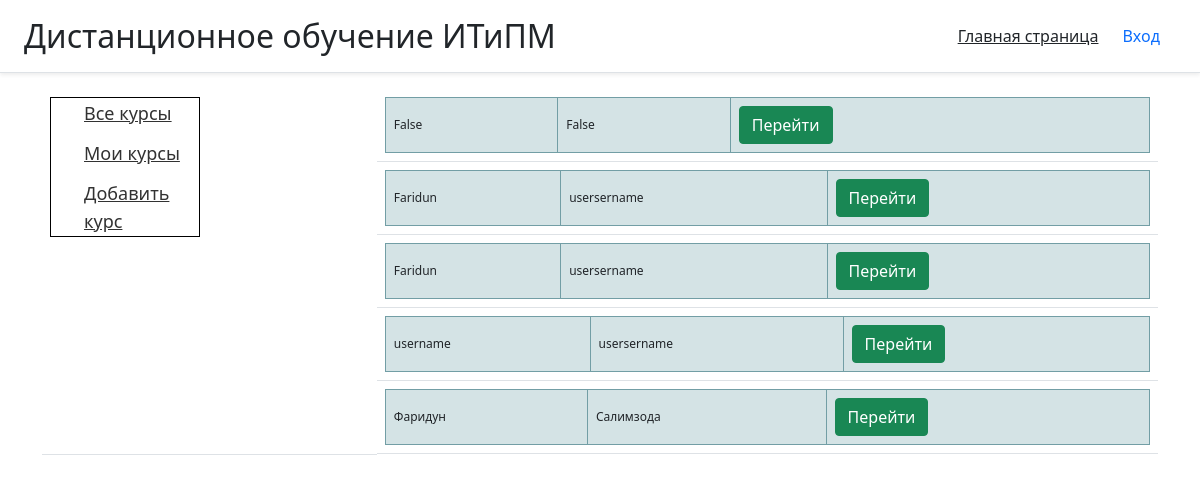
/user/, run on an earlier commit of the app's database.
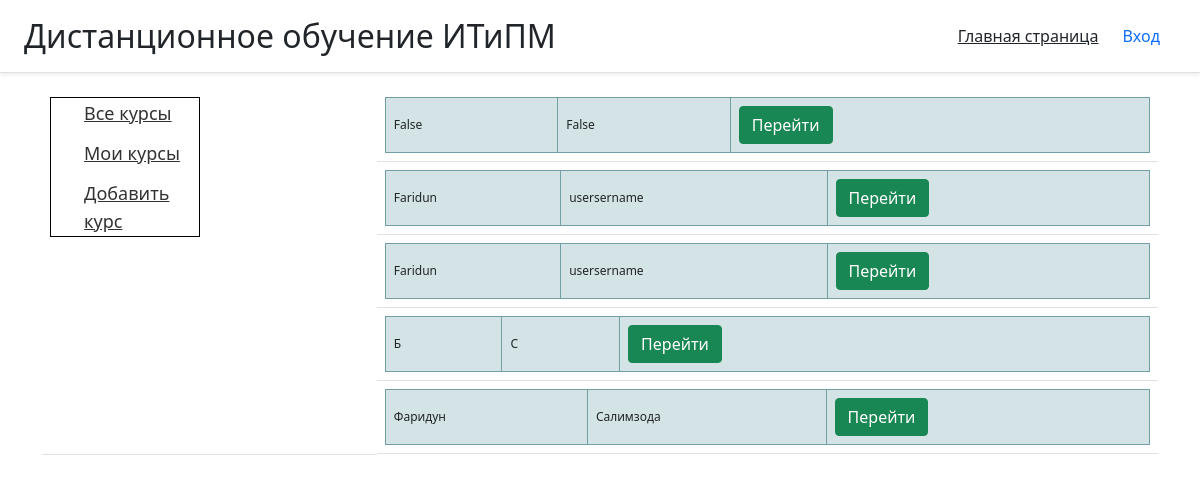
And on a later commit of the database.
### users/models.py (models this page shows, shortened)
class user(AbstractBaseUser, PermissionsMixin):
    email = models.EmailField(
        verbose_name= 'E-mail',
        max_length= 255,
        unique=True
    )
    is_active = models.BooleanField('Активированная', default=True)
    is_admin = models.BooleanField('Администратор',default=False)
    is_teacher = models.BooleanField('Преподаватель',default=False)
    is_students = models.BooleanField('Студент',default=True)
    name = models.TextField('Имя',max_length=255, default='')
    last_name = models.TextField('Фамилия',max_length=255, default=' ')
    patronymic = models.TextField('Отчество',max_length=255, default='', blank=True)
    students_groups = models.TextField('Группа',max_length=10, default=' ')
    photo = models.ImageField('Фото пользователя',default="rig_.jpg")
    class Meta:
            verbose_name = 'Пользователя'
            verbose_name_plural = 'Пользователи'
    object = UserManager()
    objects = models.Manager()
    USERNAME_FIELD  = 'email'

### main/views.py (the view)
def user_all(request):
    u = user.objects.order_by('name')
    return render(request, 'main/user.html', {'u':u})

### main/templates/main/user.html
{% extends 'main/base.html' %} {% block title %} Все пользователи {% endblock %} {% block content %}
<table class="table">
    <tbody>
        <tr>
            {% if user.is_students %}
            <td class="table_left">
                <div class="menu_gl">
                    <ul class="menu">
                        <li><a class="cours_menu_a" href="{% url 'kurs' %}">Все курсы</a></li>
                        <li><a href="{% url 'mycours' %}">Мои курсы</a></li>
                    </ul>
                </div>
            </td>
            {% else %}
            <td class="table_left">
                <div class="menu_gl">
                    <ul class="menu">
                        <li><a class="cours_menu_a" href="{% url 'kurs' %}">Все курсы</a></li>
                        <li><a href="{% url 'mycours' %}">Мои курсы</a></li>
                        <li><a href="{% url 'adk' %}">Добавить курс</a></li>
                    </ul>
                </div>
            </td>
            {% endif %} {% if u%} {% for el in u %}
            <td class="table_righ">
                <table class="tftable">
                    <tr>
                        <td class="p-2 text-dark">{{ el.name }}</td>
                        <td class="p-2 text-dark">{{ el.last_name }}</td>
                        <td class="p-2 text-dark"><a class="btn btn-success" href="{% url 'user_detail' el.id %}">Перейти</a></td>
                    </tr>
                </table>
            </td>
            {%endfor%} {% else %}
            <p>Вы не добавили курсов</p>
            {%endif%} {% endblock %}

What changed in the data, as far as the page shows it:
changed user (number 4 of 5 on the later page): name "username" → "Б"; last_name "usersername" → "С"
